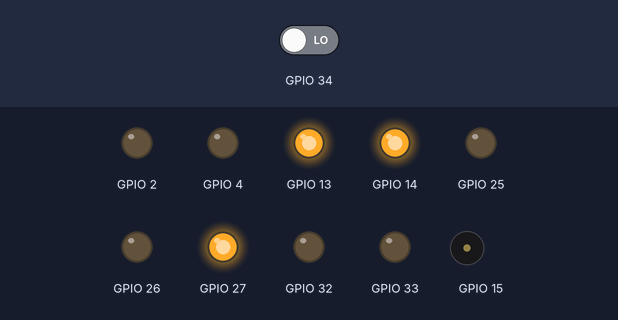
Simulated run of this program. Board: ESP32. Shown: output pins drawn as LEDs (lit = HIGH), buzzer (waves = sounding). The test bench sets the inputs (shaded band); at power-on: GPIO 34 LOW. What the program prints to the serial monitor is not drawn.

Above: at 0.1 s.
At 0.7 s:
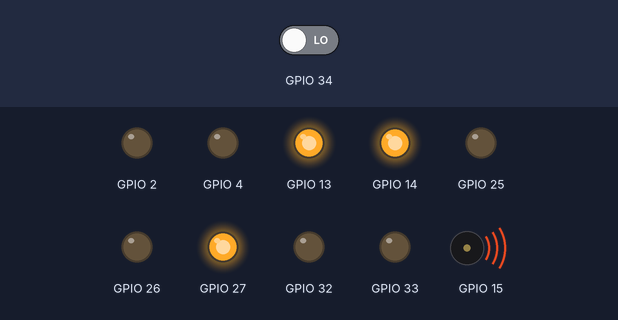
Timing chart, 0 to 40.0 s (numbered marks = the images above):
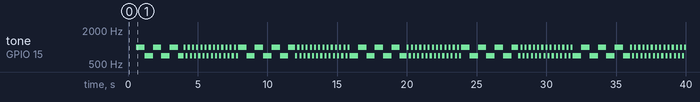

The program:

main.cpp
```cpp
#include <Arduino.h>
#include "MotorController.h"
#include "SirenController.h"
#include "WebController.h"

// Biến motor và siren đã được khởi tạo tự động nhờ từ khóa extern trong các thư viện

// Khởi tạo WebController (không truyền con trỏ)
WebController web;

void setup() {
    Serial.begin(115200);
    Serial.println("\n[ESP32] Khởi động hệ thống xe điều khiển OOP (No Pointers)...");

    // 1. Khởi tạo động cơ
    motor.begin();

    // 2. Khởi tạo còi, đèn chớp, LED RGB
    siren.begin();

    // 3. Khởi tạo Wi-Fi và Web Server
    web.begin();

    Serial.println("[ESP32] Hệ thống đã sẵn sàng!");
}

void loop() {
    // Duy trì hoạt động của máy chủ Web (nhận lệnh từ điện thoại)
    web.update();

    // Duy trì các hiệu ứng nháy đèn, hú còi, và đọc nút nhấn vật lý
    siren.update();
}
```

Measured:
- by itself, tone on GPIO 15: plays 1000 Hz for 0.60 s, 700 Hz for 0.60 s, 1000 Hz for 0.60 s, 700 Hz for 0.60 s, 1000 Hz for 0.60 s, 700 Hz for 0.40 s … (165 notes in this stretch)
